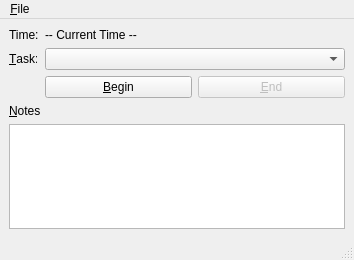
<?xml version="1.0" encoding="UTF-8"?>
<ui version="4.0">
 <class>timekeeper</class>
 <widget class="QMainWindow" name="timekeeper">
  <property name="geometry">
   <rect>
    <x>0</x>
    <y>0</y>
    <width>354</width>
    <height>260</height>
   </rect>
  </property>
  <property name="windowTitle">
   <string>Time Keeper</string>
  </property>
  <widget class="QWidget" name="_centralwidget">
   <layout class="QVBoxLayout" name="verticalLayout">
    <item>
     <layout class="QFormLayout" name="_formLayout">
      <item row="0" column="0">
       <widget class="QLabel" name="_timeLit">
        <property name="text">
         <string>Time:</string>
        </property>
       </widget>
      </item>
      <item row="0" column="1">
       <widget class="QLabel" name="_time">
        <property name="text">
         <string>-- Current Time --</string>
        </property>
       </widget>
      </item>
      <item row="1" column="0">
       <widget class="QLabel" name="_taskLit">
        <property name="text">
         <string>&amp;Task:</string>
        </property>
        <property name="buddy">
         <cstring>_task</cstring>
        </property>
       </widget>
      </item>
      <item row="1" column="1">
       <widget class="QComboBox" name="_task"/>
      </item>
      <item row="2" column="1">
       <layout class="QHBoxLayout" name="_buttonLayout">
        <item>
         <widget class="QPushButton" name="_start">
          <property name="text">
           <string>&amp;Begin</string>
          </property>
         </widget>
        </item>
        <item>
         <widget class="QPushButton" name="_stop">
          <property name="enabled">
           <bool>false</bool>
          </property>
          <property name="text">
           <string>&amp;End</string>
          </property>
         </widget>
        </item>
       </layout>
      </item>
     </layout>
    </item>
    <item>
     <widget class="QLabel" name="_notesLit">
      <property name="text">
       <string>&amp;Notes</string>
      </property>
      <property name="buddy">
       <cstring>_notes</cstring>
      </property>
     </widget>
    </item>
    <item>
     <widget class="QPlainTextEdit" name="_notes">
      <property name="sizePolicy">
       <sizepolicy hsizetype="Expanding" vsizetype="Expanding">
        <horstretch>0</horstretch>
        <verstretch>1</verstretch>
       </sizepolicy>
      </property>
     </widget>
    </item>
   </layout>
  </widget>
  <widget class="QMenuBar" name="menubar">
   <property name="geometry">
    <rect>
     <x>0</x>
     <y>0</y>
     <width>354</width>
     <height>25</height>
    </rect>
   </property>
   <widget class="QMenu" name="_fileMenu">
    <property name="title">
     <string>&amp;File</string>
    </property>
    <addaction name="_taskAction"/>
    <addaction name="_reportAction"/>
   </widget>
   <addaction name="_fileMenu"/>
  </widget>
  <widget class="QStatusBar" name="statusbar"/>
  <action name="_taskAction">
   <property name="text">
    <string>&amp;Tasks...</string>
   </property>
  </action>
  <action name="action_Summary">
   <property name="text">
    <string>&amp;Summary</string>
   </property>
  </action>
  <action name="_reportAction">
   <property name="text">
    <string>&amp;Report...</string>
   </property>
  </action>
 </widget>
 <tabstops>
  <tabstop>_task</tabstop>
  <tabstop>_start</tabstop>
  <tabstop>_stop</tabstop>
 </tabstops>
 <resources/>
 <connections/>
</ui>
